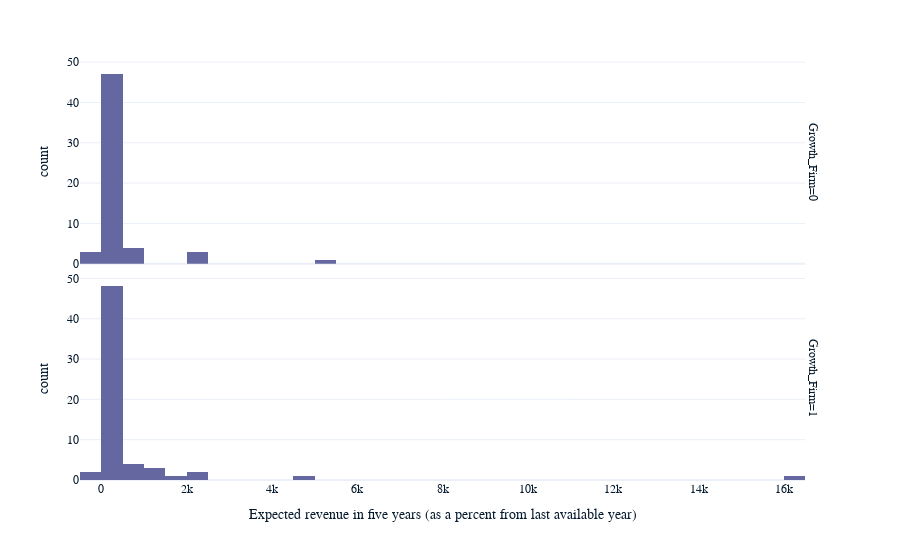

Write notebook code for a chart like this one.
### Code cell
# Histogramme du taux de croissance des chiffres d'affaires en 5 ans 
px.histogram(
    survey, 
    x="question_2_row_2_transformed",
    facet_row="Growth_Firm",
    labels={
        "question_2_row_2_transformed": "Expected revenue in five years (as a percent from last available year)"
    }
)

### Figure 1 — Plotly figure (JSON) as saved in the notebook; plotly's stock layout.template omitted (floating-point values rounded to 4 significant figures)
{"data": [{"alignmentgroup": "True", "bingroup": "x", "hovertemplate": "Growth_Firm=0<br>Expected revenue in five years (as a percent from last available year)=%{x}<br>count=%{y}<extra></extra>", "legendgroup": "", "marker": {"color": "#6568a0", "pattern": {"shape": ""}}, "name": "", "offsetgroup": "", "orientation": "v", "showlegend": false, "x": [50.75, 51.18, 62.93, 39.13, 32.8, 17.71, 64.62, 68.68, 34.45, 689.3, 29.92, 16.55, 49.45, 28.8, 28.04, 60.64, 326.5, 215.5, 90.96, 48.72, -9.633, 67.21, 85.19, 121.1, 455.6, 599.8, 81.72, 452.5, 47.58, 53.3, 140.4, 118.9, 295.0, 245.1, 873.7, -1.602, 2036.0, 5449.0, 252.6, 185.1, 465.0, 115.1, 332.6, 171.3, 190.6, 176.1, 57.22, 2342.0, 84.76, 185.3, -12.98, 2477.0, 161.3, 226.3, 387.3, 702.4, 120.6, 147.2], "xaxis": "x2", "yaxis": "y2", "type": "histogram"}, {"alignmentgroup": "True", "bingroup": "x", "hovertemplate": "Growth_Firm=1<br>Expected revenue in five years (as a percent from last available year)=%{x}<br>count=%{y}<extra></extra>", "legendgroup": "", "marker": {"color": "#6568a0", "pattern": {"shape": ""}}, "name": "", "offsetgroup": "", "orientation": "v", "showlegend": false, "x": [206.9, 160.9, 450.7, 79.9, -78.36, -13.01, 351.0, 89.93, 83.02, 267.4, 128.6, 366.2, 136.1, 742.7, 259.7, 133.4, 228.3, 58.29, 351.7, 194.2, 277.6, 296.4, 86.5, 578.0, 121.1, 44.93, 347.0, 1010.0, 293.6, 43.8, 143.1, 154.5, 16100.0, 133.3, 296.1, 335.0, 640.2, 274.4, 2421.0, 184.4, 294.4, 1578.0, 56.49, 140.1, 2075.0, 96.57, 632.8, 154.5, 187.4, 94.84, 76.68, 232.8, 284.8, 78.78, 12.01, 235.9, 1159.0, 1417.0, 446.1, 4997.0, 465.8, 19.69], "xaxis": "x", "yaxis": "y", "type": "histogram"}], "layout": {"xaxis": {"anchor": "y", "domain": [0, 0.98], "title": {"text": "Expected revenue in five years (as a percent from last available year)"}}, "yaxis": {"anchor": "x", "domain": [0, 0.485], "title": {"text": "count"}}, "xaxis2": {"anchor": "y2", "domain": [0, 0.98], "matches": "x", "showticklabels": false}, "yaxis2": {"anchor": "x2", "domain": [0.515, 1], "matches": "y", "title": {"text": "count"}}, "annotations": [{"font": {}, "showarrow": false, "text": "Growth_Firm=1", "textangle": 90, "x": 0.98, "xanchor": "left", "xref": "paper", "y": 0.2425, "yanchor": "middle", "yref": "paper"}, {"font": {}, "showarrow": false, "text": "Growth_Firm=0", "textangle": 90, "x": 0.98, "xanchor": "left", "xref": "paper", "y": 0.7575, "yanchor": "middle", "yref": "paper"}], "legend": {"tracegroupgap": 0}, "margin": {"t": 60}, "barmode": "relative"}}
